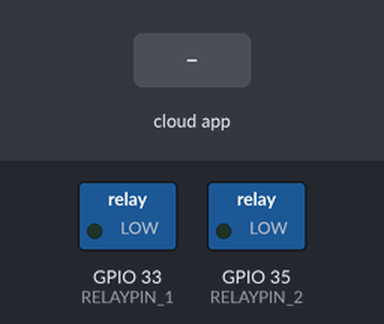
The sketch below on a simulated ESP8266 (NodeMCU). Parts: switched loads named in the sketch (green lamp = pin HIGH). Inputs (shaded band) come from the test bench. WiFi joins after 1.5 s; servers stay silent unless stated; what the sketch prints to the serial monitor is not drawn.

Above: at 2.7 s.
2.8 s: the phone or cloud app sets 67da6e6cdc4a25d5c393274f to 0
At 3.3 s:
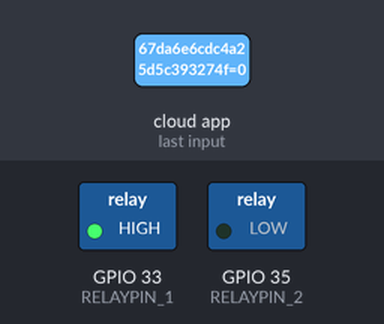
4.3 s: the phone or cloud app sets 67da70408ed485694cfbd1aa to 0
At 5.5 s:
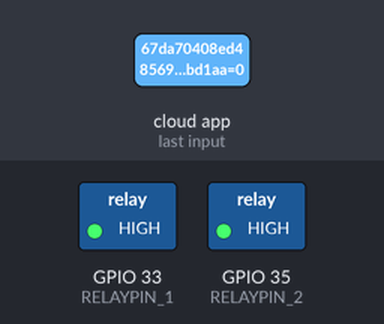
5.8 s: the phone or cloud app sets 67da6e6cdc4a25d5c393274f to 1
At 6.8 s:
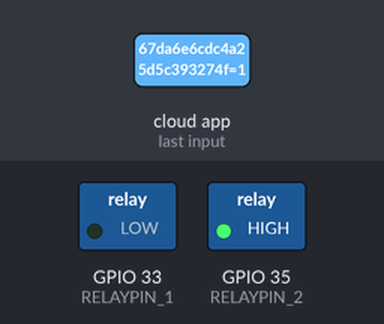
7.3 s: the phone or cloud app sets 67da70408ed485694cfbd1aa to 1
At 7.9 s:
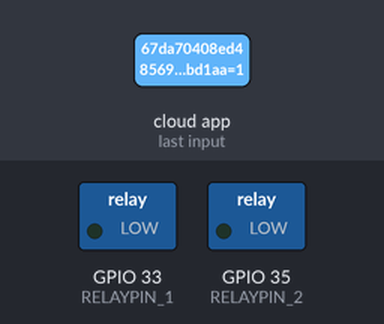
Timing chart, 0 to 9.8 s (numbered marks = the images above; inputs shaded):
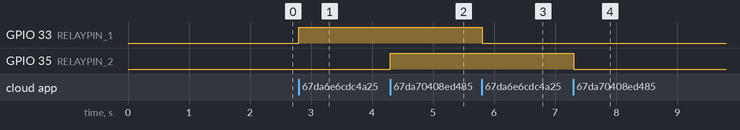

The sketch:

main.ino
```cpp
#ifdef ENABLE_DEBUG
   #define DEBUG_ESP_PORT Serial
   #define NODEBUG_WEBSOCKETS
   #define NDEBUG
#endif

#include <Arduino.h>
#if defined(ESP8266)
  #include <ESP8266WiFi.h>
#elif defined(ESP32) || defined(ARDUINO_ARCH_RP2040)
  #include <WiFi.h>
#endif

#include "SinricPro.h"
#include "SinricProSwitch.h"

#define WIFI_SSID         "Wifi ka bill tera baap bharega"
#define WIFI_PASS         "12345678"
#define APP_KEY           "52fb842f-3f25-4701-939b-8a5bc72ff4ff"
#define APP_SECRET        "b22cf429-0b2b-4e22-8f1f-fb1f5c2e9ce0-5abec933-05ca-46c0-9e5f-62839215e3cf"

#define SWITCH_ID_1       "67da6e6cdc4a25d5c393274f"
#define RELAYPIN_1        33

#define SWITCH_ID_2       "67da70408ed485694cfbd1aa"
#define RELAYPIN_2        35

#define BAUD_RATE         115200

bool onPowerState1(const String &deviceId, bool &state) {
 Serial.printf("Device 1 turned %s\n", state ? "on" : "off");
 digitalWrite(RELAYPIN_1, state ? LOW : HIGH);
 return true;
}

bool onPowerState2(const String &deviceId, bool &state) {
 Serial.printf("Device 2 turned %s\n", state ? "on" : "off");
 digitalWrite(RELAYPIN_2, state ? LOW : HIGH);
 return true;
}

void setupWiFi() {
  Serial.printf("\r\n[Wifi]: Connecting");

  #if defined(ESP8266)
    WiFi.setSleepMode(WIFI_NONE_SLEEP);
    WiFi.setAutoReconnect(true);
  #elif defined(ESP32)
    WiFi.setSleep(false);
    WiFi.setAutoReconnect(true);
  #endif

  WiFi.begin(WIFI_SSID, WIFI_PASS);

  while (WiFi.status() != WL_CONNECTED) {
    Serial.printf(".");
    delay(250);
  }

  Serial.printf("connected!\r\n[WiFi]: IP-Address is %s\r\n", WiFi.localIP().toString().c_str());
}

void setupSinricPro() {
  pinMode(RELAYPIN_1, OUTPUT);
  pinMode(RELAYPIN_2, OUTPUT);

  SinricProSwitch& mySwitch1 = SinricPro[SWITCH_ID_1];
  mySwitch1.onPowerState(onPowerState1);

  SinricProSwitch& mySwitch2 = SinricPro[SWITCH_ID_2];
  mySwitch2.onPowerState(onPowerState2);

  SinricPro.onConnected([](){ Serial.printf("Connected to SinricPro\r\n"); });
  SinricPro.onDisconnected([](){ Serial.printf("Disconnected from SinricPro\r\n"); });

  SinricPro.begin(APP_KEY, APP_SECRET);
}

void setup() {
  Serial.begin(BAUD_RATE); Serial.printf("\r\n\r\n");
  setupWiFi();
  setupSinricPro();
}

void loop() {
  SinricPro.handle();
}
```

Measured:
- after the input at 2.8 s, GPIO 33 (RELAYPIN_1): LOW → HIGH at once
- after the input at 4.3 s, GPIO 35 (RELAYPIN_2): LOW → HIGH at once
- after the input at 5.8 s, GPIO 33 (RELAYPIN_1): HIGH → LOW at once
- after the input at 7.3 s, GPIO 35 (RELAYPIN_2): HIGH → LOW at once
